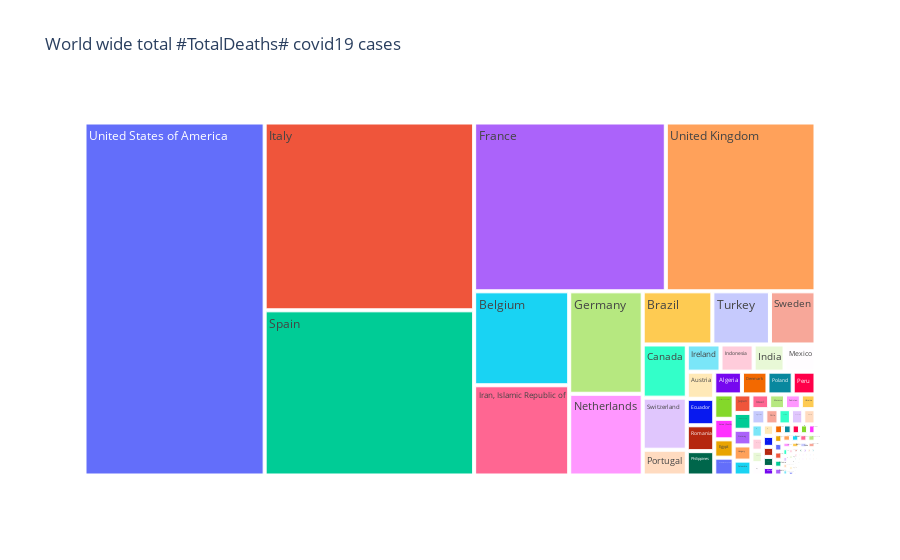

Here is the notebook cell this chart was saved with:
### Code cell
df= pd.read_csv("outputbyJSON.csv",encoding='ISO-8859-1')

fig = px.treemap(df, path=['Country'], values=df['TotalDeaths'],
                  title="World wide total #TotalDeaths# covid19 cases ",
                  color_continuous_scale='RdBu',
                 )
fig.show()

### Figure 1 — Plotly figure (JSON) as saved in the notebook; plotly's stock layout.template omitted (floating-point values rounded to 4 significant figures; data arrays with more than 128 entries replaced by an {"elided": "..."} marker saying what was removed)
{"data": [{"branchvalues": "total", "domain": {"x": [0, 1], "y": [0, 1]}, "hovertemplate": "labels=%{label}<br>TotalDeaths=%{value}<br>parent=%{parent}<br>id=%{id}<extra></extra>", "ids": {"elided": "247 str values"}, "labels": {"elided": "247 str values"}, "name": "", "parents": {"elided": "247 str values"}, "type": "treemap", "values": {"elided": "247 int values"}}], "layout": {"legend": {"tracegroupgap": 0}, "title": {"text": "World wide total #TotalDeaths# covid19 cases "}}}
